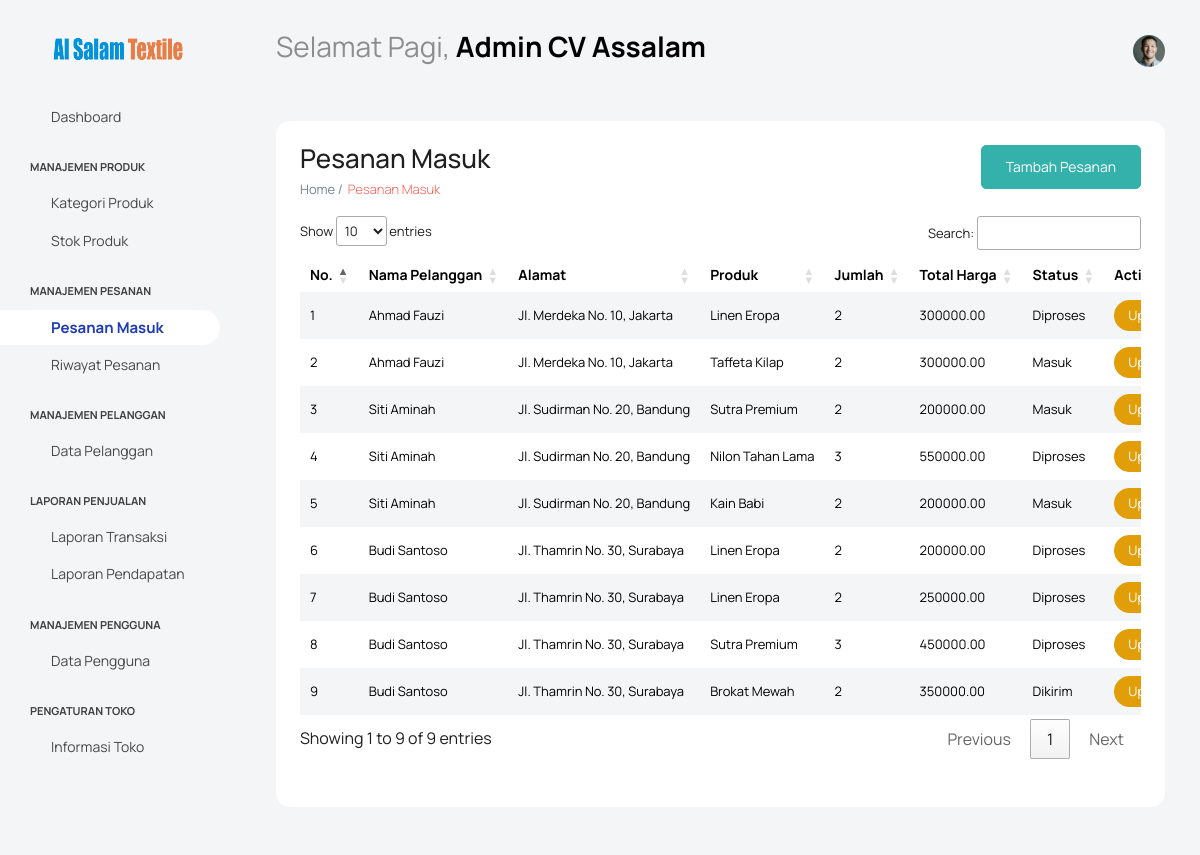
Page /index.php?page=pesanan-masuk (signed in) on the committed database.
### tables this page shows
CREATE TABLE IF NOT EXISTS `pesanan` (
  `id` int NOT NULL AUTO_INCREMENT,
  `produk_id` int NOT NULL,
  `pelanggan_id` int DEFAULT NULL,
  `jumlah` int NOT NULL,
  `tanggal_pesanan` datetime NOT NULL,
  `status` enum('masuk','diproses','dikirim','selesai') NOT NULL,
  `total_harga` decimal(10,2) NOT NULL,
  PRIMARY KEY (`id`),
  KEY `pelanggan_id` (`pelanggan_id`)
);

CREATE TABLE IF NOT EXISTS `pelanggan` (
  `id` int NOT NULL AUTO_INCREMENT,
  `nama` varchar(255) NOT NULL,
  `alamat` text,
  `telepon` varchar(20) DEFAULT NULL,
  `email` varchar(255) DEFAULT NULL,
  PRIMARY KEY (`id`)
);

CREATE TABLE IF NOT EXISTS `produk` (
  `id` int NOT NULL AUTO_INCREMENT,
  `nama_produk` varchar(255) NOT NULL,
  `kategori_id` int DEFAULT NULL,
  `harga` decimal(10,2) NOT NULL,
  `stok` int NOT NULL,
  `deskripsi` text,
  PRIMARY KEY (`id`),
  KEY `kategori_id` (`kategori_id`)
);

### src/pages/admin/pesanan-masuk.php (the view, shortened to what this page needs)
<?php
include('src/config/koneksi.php');
$sql_pesanan = "SELECT
    pesanan.*,
    pelanggan.nama,
    pelanggan.alamat,
    produk.nama_produk
FROM
    pesanan
INNER JOIN
    pelanggan ON pesanan.pelanggan_id = pelanggan.id
INNER JOIN
    produk ON produk.id = pesanan.produk_id
WHERE
    pesanan.status IN ('masuk', 'diproses', 'dikirim');
";
$result_pesanan = $conn->query($sql_pesanan);
?>
<!DOCTYPE html>
<html lang="en">
<head>
</head>
<body>
    <div class="col-lg-12 grid-margin stretch-card">
        <div class="card">
            <div class="card-body">
                <?php if ($_SESSION['role'] == 1) {
                    echo '<button type="button" class="btn btn-success float-end" data-toggle="modal" data-target="#addPesananModal">
                            Tambah Pesanan
                          </button>';
                } ?>
                <h2 class="mb-2">Pesanan Masuk</h2>
                <p class="card-description"> Home /<code>Pesanan Masuk</code></p>
                <div class="form-group">
                    <div class="table-responsive">
                        <table id="pesananTable" class="table table-striped">
                            <thead>
                                <tr>
                                    <th>No.</th>
                                    <th>Nama Pelanggan</th>
                                    <th>Alamat</th>
                                    <th>Produk</th>
                                    <th>Jumlah</th>
                                    <th>Total Harga</th>
                                    <th>Status</th>
                                    <?php if ($_SESSION['role'] == 1) {
                                        echo '<th>Actions</th>';
                                    } ?>
                                </tr>
                            </thead>
                            <tbody>
                                <?php
                                if ($result_pesanan->num_rows > 0) {
                                    $no = 1;
                                    while ($row = $result_pesanan->fetch_assoc()) {
                                        echo "<tr>";
                                        echo "<td>" . $no++ . "</td>";
                                        echo "<td>" . $row["nama"] . "</td>";
                                        echo "<td>" . $row["alamat"] . "</td>";
                                        echo "<td>" . $row["nama_produk"] . "</td>";
                                        echo "<td>" . $row["jumlah"] . "</td>";
                                        echo "<td>" . $row["total_harga"] . "</td>";
                                        $status = $row["status"];
                                        if ($status == "masuk") {
                                            echo "<td>Masuk</td>";
                                        } elseif ($status == "diproses") {
                                            echo "<td>Diproses</td>";
                                        } elseif ($status == "dikirim") {
                                            echo "<td>Dikirim</td>";
                                        } else {
                                            echo "<td>Status tidak diketahui</td>";
                                        }
                                        if ($_SESSION['role'] == 1) {
                                            echo "<td>
                                    <button class='btn btn-warning btn-sm' onclick='updateStatus(" . json_encode($row) . ")'>Update Status</button>
                                    <button class='btn btn-danger btn-sm' onclick='deletePesanan(" . $row["id"] . ")'>Delete</button>
                                    </td>";
                                        }
                                        echo "</tr>";
                                    }
                                } else {
                                    echo "<tr><td colspan='8'>Tidak ada pesanan ditemukan</td></tr>";
                                }
                                ?>
                            </tbody>
                        </table>
                    </div>
                </div>
            </div>
        </div>
    </div>
</body>
</html>

### index.php (style rules this page uses)
table.dataTable thead th, table.dataTable thead td { border-bottom: none !important; }
table.dataTable.no-footer { border-bottom: none !important; }
table.dataTable tbody th, table.dataTable tbody td { border-top: none !important; }
table.dataTable { border-collapse: collapse; }
table.dataTable td, table.dataTable th { border: none !important; }

### rows in the picture
pesanan: pelanggan.nama "Ahmad Fauzi", pelanggan.alamat "Jl. Merdeka No. 10, Jakarta", produk.nama_produk "Linen Eropa", jumlah "2", total_harga "300000.00", status "Diproses"
pesanan: pelanggan.nama "Ahmad Fauzi", pelanggan.alamat "Jl. Merdeka No. 10, Jakarta", produk.nama_produk "Taffeta Kilap", jumlah "2", total_harga "300000.00", status "Masuk"
pesanan: pelanggan.nama "Siti Aminah", pelanggan.alamat "Jl. Sudirman No. 20, Bandung", produk.nama_produk "Sutra Premium", jumlah "2", total_harga "200000.00", status "Masuk"
pesanan: pelanggan.nama "Siti Aminah", pelanggan.alamat "Jl. Sudirman No. 20, Bandung", produk.nama_produk "Nilon Tahan Lama", jumlah "3", total_harga "550000.00", status "Diproses"
pesanan: pelanggan.nama "Siti Aminah", pelanggan.alamat "Jl. Sudirman No. 20, Bandung", produk.nama_produk "Kain Babi", jumlah "2", total_harga "200000.00", status "Masuk"
pesanan: pelanggan.nama "Budi Santoso", pelanggan.alamat "Jl. Thamrin No. 30, Surabaya", produk.nama_produk "Linen Eropa", jumlah "2", total_harga "200000.00", status "Diproses"
pesanan: pelanggan.nama "Budi Santoso", pelanggan.alamat "Jl. Thamrin No. 30, Surabaya", produk.nama_produk "Linen Eropa", jumlah "2", total_harga "250000.00", status "Diproses"
pesanan: pelanggan.nama "Budi Santoso", pelanggan.alamat "Jl. Thamrin No. 30, Surabaya", produk.nama_produk "Sutra Premium", jumlah "3", total_harga "450000.00", status "Diproses"
pesanan: pelanggan.nama "Budi Santoso", pelanggan.alamat "Jl. Thamrin No. 30, Surabaya", produk.nama_produk "Brokat Mewah", jumlah "2", total_harga "350000.00", status "Dikirim"

### other values in the picture
$_SESSION['nama_lengkap'] "Admin CV Assalam"
